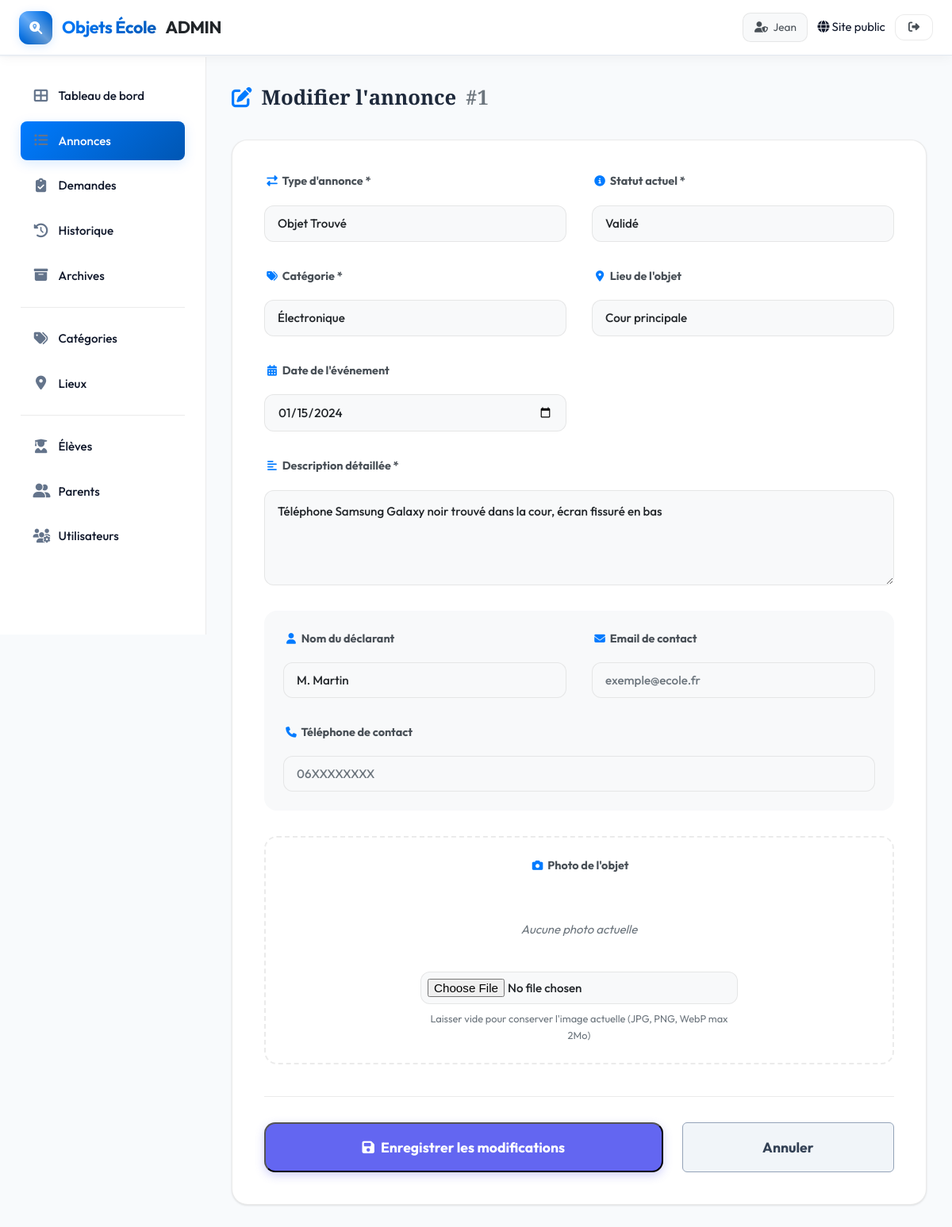
/admin/annonce-edit.php?id=1 (signed in), run on the app's committed database.
### tables this page shows
CREATE TABLE utilisateurs (
    id INT AUTO_INCREMENT PRIMARY KEY,
    login VARCHAR(100) UNIQUE NOT NULL,
    mot_de_passe_hash VARCHAR(255) NOT NULL,
    role ENUM('admin','personnel','parent') NOT NULL DEFAULT 'parent',
    nom VARCHAR(100) NOT NULL,
    prenom VARCHAR(100) NOT NULL,
    email VARCHAR(150),
    tel VARCHAR(20),
    cin VARCHAR(30),
    actif TINYINT(1) DEFAULT 1,
    date_creation TIMESTAMP DEFAULT CURRENT_TIMESTAMP
);

CREATE TABLE annonces (
    id INT AUTO_INCREMENT PRIMARY KEY,
    type ENUM('perdu','trouve') NOT NULL,
    categorie_id INT NOT NULL,
    lieu_id INT NOT NULL,
    description TEXT NOT NULL,
    photo VARCHAR(255),
    contact_email VARCHAR(150),
    contact_tel VARCHAR(20),
    date_objet DATE,
    statut ENUM('en_attente','valide','recupere','donne','archive') DEFAULT 'en_attente',
    ip_utilisateur VARCHAR(45),
    declarant_nom VARCHAR(150),
    declarant_email VARCHAR(150),
    user_id INT NULL,
    date_creation TIMESTAMP DEFAULT CURRENT_TIMESTAMP,
    date_modification TIMESTAMP DEFAULT CURRENT_TIMESTAMP ON UPDATE CURRENT_TIMESTAMP,
    FOREIGN KEY (categorie_id) REFERENCES categories(id),
    FOREIGN KEY (lieu_id) REFERENCES lieux(id),
    FOREIGN KEY (user_id) REFERENCES utilisateurs(id) ON DELETE SET NULL
);

CREATE TABLE categories (
    id INT AUTO_INCREMENT PRIMARY KEY,
    nom VARCHAR(100) NOT NULL,
    icone VARCHAR(50) DEFAULT 'fas fa-box',
    date_creation TIMESTAMP DEFAULT CURRENT_TIMESTAMP
);

CREATE TABLE lieux (
    id INT AUTO_INCREMENT PRIMARY KEY,
    nom VARCHAR(150) NOT NULL,
    batiment VARCHAR(100),
    date_creation TIMESTAMP DEFAULT CURRENT_TIMESTAMP
);

### includes/functions.php (called while the page is built, shortened)
<?php
function url(string $path): string {
    return BASE_URL . '/' . ltrim($path, '/');
}

### includes/auth.php (called while the page is built, shortened)
<?php
function getCurrentUser(): ?array {
    $pdo = getDB();
    $stmt = $pdo->prepare("SELECT * FROM utilisateurs WHERE id = ? AND actif = 1");
    $stmt->execute([$_SESSION['user_id']]);
    return $stmt->fetch() ?: null;
}
function clean(string $str): string {
    return htmlspecialchars(trim($str), ENT_QUOTES, 'UTF-8');
}

### admin/annonce-edit.php (the view, shortened to what this page needs)
<?php
$active_page = 'annonces';
require_once __DIR__ . '/../includes/admin_header.php';
$id = (int) ($_GET['id'] ?? 0);
$stmt = $pdo->prepare("SELECT * FROM annonces WHERE id=?");
$stmt->execute([$id]);
$a = $stmt->fetch();
$categories = $pdo->query("SELECT * FROM categories ORDER BY nom")->fetchAll();
$lieux = $pdo->query("SELECT * FROM lieux ORDER BY nom")->fetchAll();
?>
<div class="vue-ensemble-header">
  <div class="vue-ensemble-title" style="text-transform:none; font-size:1.6rem; font-weight:700;">
    <i class="fas fa-edit" style="color:var(--accent);"></i> Modifier l'annonce <span style="color:var(--text3);">#<?= $id ?></span>
  </div>
</div>
<div class="admin-section" style="padding:2.5rem; background:#fff; border-radius:20px; box-shadow:var(--shadow-sm); border:1px solid var(--border);">
  <form method="POST" enctype="multipart/form-data" class="modern-form">
    <div style="display:grid; grid-template-columns:repeat(auto-fit, minmax(250px, 1fr)); gap:2rem; margin-bottom:2rem;">
      <div class="form-group">
        <label style="font-weight:700; color:var(--text2); margin-bottom:0.6rem; display:block;"><i class="fas fa-exchange-alt" style="width:20px; color:var(--accent);"></i> Type d'annonce *</label>
        <select name="type" class="admin-input" required>
          <option value="trouve" <?= $a['type'] === 'trouve' ? 'selected' : '' ?>>Objet Trouvé</option>
        </select>
      </div>
      <div class="form-group">
        <label style="font-weight:700; color:var(--text2); margin-bottom:0.6rem; display:block;"><i class="fas fa-info-circle" style="width:20px; color:var(--accent);"></i> Statut actuel *</label>
        <select name="statut" class="admin-input" required>
          <?php foreach (['en_attente' => 'En attente', 'valide' => 'Validé', 'recupere' => 'Récupéré', 'archive' => 'Archivé'] as $v => $l): ?>
            <option value="<?= $v ?>" <?= $a['statut'] === $v ? 'selected' : '' ?>><?= $l ?></option>
          <?php endforeach; ?>
        </select>
      </div>
      <div class="form-group">
        <label style="font-weight:700; color:var(--text2); margin-bottom:0.6rem; display:block;"><i class="fas fa-tags" style="width:20px; color:var(--accent);"></i> Catégorie *</label>
        <select name="categorie_id" class="admin-input" required>
          <?php foreach ($categories as $c): ?>
            <option value="<?= $c['id'] ?>" <?= $a['categorie_id'] == $c['id'] ? 'selected' : '' ?>><?= clean($c['nom']) ?></option>
          <?php endforeach; ?>
        </select>
      </div>
      <div class="form-group">
        <label style="font-weight:700; color:var(--text2); margin-bottom:0.6rem; display:block;"><i class="fas fa-map-marker-alt" style="width:20px; color:var(--accent);"></i> Lieu de l'objet</label>
        <select name="lieu_id" class="admin-input">
          <?php foreach ($lieux as $l): ?>
            <option value="<?= $l['id'] ?>" <?= $a['lieu_id'] == $l['id'] ? 'selected' : '' ?>><?= clean($l['nom']) ?></option>
          <?php endforeach; ?>
        </select>
      </div>
      <div class="form-group">
        <label style="font-weight:700; color:var(--text2); margin-bottom:0.6rem; display:block;"><i class="fas fa-calendar-alt" style="width:20px; color:var(--accent);"></i> Date de l'événement</label>
        <input type="date" name="date_objet" value="<?= $a['date_objet'] ?? '' ?>" class="admin-input">
      </div>
    </div>
    <div class="form-group" style="margin-bottom:2rem;">
      <label style="font-weight:700; color:var(--text2); margin-bottom:0.6rem; display:block;"><i class="fas fa-align-left" style="width:20px; color:var(--accent);"></i> Description détaillée *</label>
      <textarea name="description" rows="4" required class="admin-input" style="height:auto; padding:1rem;" placeholder="Détails importants (marque, état, signes distinctifs...)"><?= clean($a['description']) ?></textarea>
    </div>
    <div style="display:grid; grid-template-columns:1fr 1fr; gap:2rem; margin-bottom:2rem; padding:1.5rem; background:var(--bg2); border-radius:16px;">
      <div class="form-group">
        <label style="font-weight:700; color:var(--text2); margin-bottom:0.6rem; display:block;"><i class="fas fa-user" style="width:20px; color:var(--accent);"></i> Nom du déclarant</label>
        <input type="text" name="declarant_nom" value="<?= clean($a['declarant_nom'] ?? '') ?>" class="admin-input" placeholder="Ex: Jean Dupont">
      </div>
      <div class="form-group">
        <label style="font-weight:700; color:var(--text2); margin-bottom:0.6rem; display:block;"><i class="fas fa-envelope" style="width:20px; color:var(--accent);"></i> Email de contact</label>
        <input type="email" name="contact_email" value="<?= clean($a['contact_email'] ?? '') ?>" class="admin-input" placeholder="exemple@ecole.fr">
      </div>
      <div class="form-group" style="grid-column:1/-1;">
        <label style="font-weight:700; color:var(--text2); margin-bottom:0.6rem; display:block;"><i class="fas fa-phone" style="width:20px; color:var(--accent);"></i> Téléphone de contact</label>
        <input type="tel" name="contact_tel" value="<?= clean($a['contact_tel'] ?? '') ?>" class="admin-input" placeholder="06XXXXXXXX">
      </div>
    </div>
    <div class="form-group" style="margin-bottom:2.5rem; padding:1.5rem; border:2px dashed var(--border); border-radius:16px; text-align:center;">
      <label style="font-weight:700; color:var(--text2); margin-bottom:1rem; display:block;"><i class="fas fa-camera" style="width:20px; color:var(--accent);"></i> Photo de l'objet</label>
      <?php if ($a['photo']): ?>
        <div style="margin-bottom:1.5rem; position:relative; display:inline-block;">
          <img src="<?= photoUrl($a['photo']) ?>" style="max-height:180px; border-radius:14px; box-shadow:var(--shadow);">
          <div style="position:absolute; top:-10px; right:-10px; background:var(--accent); color:#fff; width:24px; height:24px; border-radius:50%; display:flex; align-items:center; justify-content:center; font-size:0.7rem; border:2px solid #fff;"><i class="fas fa-check"></i></div>
        </div>
      <?php else: ?>
        <div style="padding:2rem; color:var(--text3); font-style:italic;">Aucune photo actuelle</div>
      <?php endif; ?>
      <div style="max-width:400px; margin:0 auto;">
        <input type="file" name="photo" accept="image/*" class="admin-input" style="padding:0.5rem;">
        <p style="font-size:0.8rem; color:var(--text3); margin-top:0.5rem;">Laisser vide pour conserver l'image actuelle (JPG, PNG, WebP max 2Mo)</p>
      </div>
    </div>
    <div class="form-actions" style="display:flex; gap:1.5rem; padding-top:2rem; border-top:1px solid var(--border);">
      <button type="submit" class="btn-new-annonce" style="flex:2; justify-content:center; padding:1rem; font-size:1.1rem;">
        <i class="fas fa-save"></i> Enregistrer les modifications
      </button>
      <a href="javascript:void(0)" onclick="goBack('<?= url('admin/annonces.php') ?>')" class="btn-action gray" style="flex:1; justify-content:center; padding:1rem; font-size:1.1rem;">
        Annuler
      </a>
    </div>
  </form>
</div>
<?php require_once __DIR__ . '/../includes/admin_footer.php'; ?>

### includes/admin_header.php (shortened to what this page needs)
<?php
require_once __DIR__ . '/auth.php';
$admin_user = getCurrentUser();
?>
<!DOCTYPE html>
<html lang="fr">
<head>
  <link rel="stylesheet" href="<?= url('public/css/style.css') ?>">
  <link rel="stylesheet" href="https://cdnjs.cloudflare.com/ajax/libs/font-awesome/6.5.0/css/all.min.css">
</head>
<body class="admin-body">
  <nav class="navbar admin-navbar">
    <div class="nav-inner">
      <a href="<?= url('admin/index.php') ?>" class="logo">
        <span class="logo-icon"><i class="fas fa-search-location"></i></span>
        <strong>Objets École</strong> <span>ADMIN</span>
      </a>
      <div class="nav-actions">
        <div class="user-badge">
          <i class="fas fa-user-shield"></i>
          <span><?= clean($admin_user['prenom']) ?></span>
        </div>
        <a href="<?= url('index.php') ?>" class="btn-outline">
          <i class="fas fa-globe"></i> Site public
        </a>
        <a href="<?= url('logout.php') ?>" class="btn-logout" title="Déconnexion">
          <i class="fas fa-sign-out-alt"></i>
        </a>
      </div>
    </div>
  </nav>
  <div class="admin-layout">
    <aside class="admin-sidebar">
      <nav class="sidebar-nav">
        <a href="<?= url('admin/index.php') ?>" class="sidebar-link <?= $active_page === 'dashboard' ? 'active' : '' ?>">
          <i class="fas fa-th-large"></i> Tableau de bord
        </a>
        <a href="<?= url('admin/annonces.php') ?>" class="sidebar-link <?= strpos($active_page, 'annonces') !== false ? 'active' : '' ?>">
          <i class="fas fa-list-ul"></i> Annonces
        </a>
        <a href="<?= url('admin/demandes.php') ?>" class="sidebar-link <?= $active_page === 'demandes' ? 'active' : '' ?>">
          <i class="fas fa-clipboard-check"></i> Demandes
        </a>
        <a href="<?= url('admin/historique.php') ?>" class="sidebar-link <?= $active_page === 'historique' ? 'active' : '' ?>">
          <i class="fas fa-history"></i> Historique
        </a>
        <a href="<?= url('admin/archives.php') ?>" class="sidebar-link <?= $active_page === 'archives' ? 'active' : '' ?>">
          <i class="fas fa-archive"></i> Archives
        </a>
        <div class="nav-divider" style="height:1px; background:var(--border); margin:0.5rem 0;"></div>
        <a href="<?= url('admin/categories.php') ?>" class="sidebar-link <?= $active_page === 'categories' ? 'active' : '' ?>">
          <i class="fas fa-tags"></i> Catégories
        </a>
        <a href="<?= url('admin/lieux.php') ?>" class="sidebar-link <?= $active_page === 'lieux.php' ? 'active' : '' ?>">
          <i class="fas fa-map-marker-alt"></i> Lieux
        </a>
        <div class="nav-divider" style="height:1px; background:var(--border); margin:0.5rem 0;"></div>
        <a href="<?= url('admin/eleves.php') ?>" class="sidebar-link <?= $active_page === 'eleves' ? 'active' : '' ?>">
          <i class="fas fa-user-graduate"></i> Élèves
        </a>
        <a href="<?= url('admin/parents.php') ?>" class="sidebar-link <?= $active_page === 'parents' ? 'active' : '' ?>">
          <i class="fas fa-user-friends"></i> Parents
        </a>
        <?php if ($admin_user['role'] === 'admin'): ?>
          <a href="<?= url('admin/utilisateurs.php') ?>" class="sidebar-link <?= $active_page === 'utilisateurs' ? 'active' : '' ?>">
            <i class="fas fa-users-cog"></i> Utilisateurs
          </a>
        <?php endif; ?>
      </nav>
    </aside>
    <div class="admin-content">

### admin/annonce-edit.php (style rules this page uses)
.modern-form .admin-input { background: var(--bg2); border: 1px solid var(--border); border-radius: 12px; padding: 0.75rem 1rem; width: 100%; transition: var(--transition); font-weight: 500; }

### data on the page
utilisateurs: prenom "Jean"
annonces: type "Objet Trouvé", statut "Validé", categorie_id "Électronique", lieu_id "Cour principale", date_objet "01/15/2024", description "Téléphone Samsung Galaxy noir trouvé dans la cour, écran fissuré en bas", declarant_nom "M. Martin"

### other printed values
$id "1"
